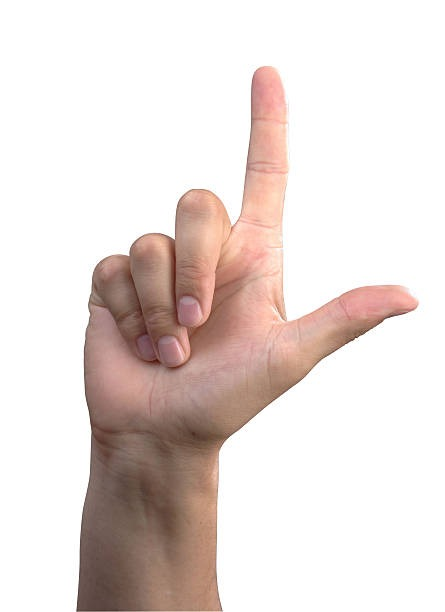
#> input picture classification/predictions/FIVE/test2.jpeg, 445 x 612 px
$ python -i classification.py   (imports and definitions only)
#> lines starting #> are read from the running program, lines starting #| are printed output that depends on the picture; after the words box and inside, x2 and y2 are one past the last pixel; in counts of white or black regions, pixels touching at a corner belong together
#> further down, picture is the input picture: shape (612, 445, 3); mean B, G, R 217, 220.7, 231.6
import cv2
import numpy as np

#   Function that takes an image and proceses it to binary format and turns into an array to be used for classifiaction
def process_img(img):
    img = cv2.resize(img, (100,100))
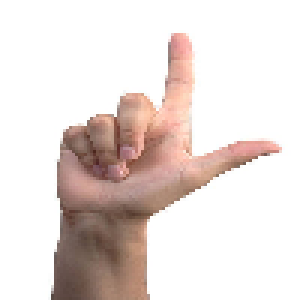
#> img: shape (100, 100, 3) (shown 3 times larger); mean of channels 0, 1, 2 216.9, 220.6, 231.5; drawn as B, G, R
    img = cv2.cvtColor(img, cv2.COLOR_BGR2GRAY)
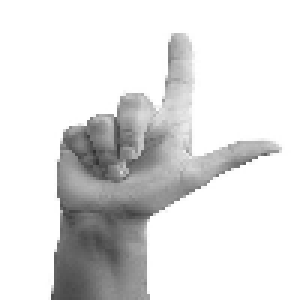
#> img: shape (100, 100) (shown 3 times larger); min 48, max 255, mean 223.4
    img = cv2.GaussianBlur(img, (7,7), 3)
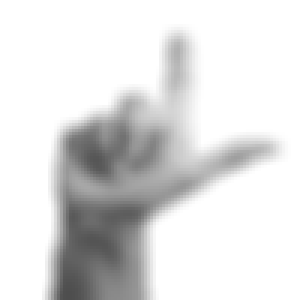
#> img: shape (100, 100) (shown 3 times larger); min 78, max 255, mean 223.4
    img = cv2.adaptiveThreshold(img, 255, cv2.ADAPTIVE_THRESH_GAUSSIAN_C, cv2.THRESH_BINARY_INV, 11, 2)
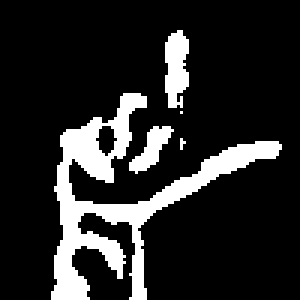
#> img: shape (100, 100) (shown 3 times larger); 15.7% white; 5 white regions (2 under 20 px), largest, box (x1, y1, x2, y2) and area: (17, 31, 94, 100) 1298, (55, 10, 63, 36) 160, (43, 42, 58, 58) 105
    ret, roi = cv2.threshold(img, 25, 255, cv2.THRESH_BINARY_INV + cv2.THRESH_OTSU)
#> ret = 0
    img = np.float32(roi)
    img = np.expand_dims(img, axis=0)
    img = np.expand_dims(img, axis=-1)

    return img

>>> import cv2
>>> picture = cv2.imread('../predictions/FIVE/test2.jpeg')
>>> result = process_img(picture)

$ run again, on classification/predictions/FIVE/test5.jpeg
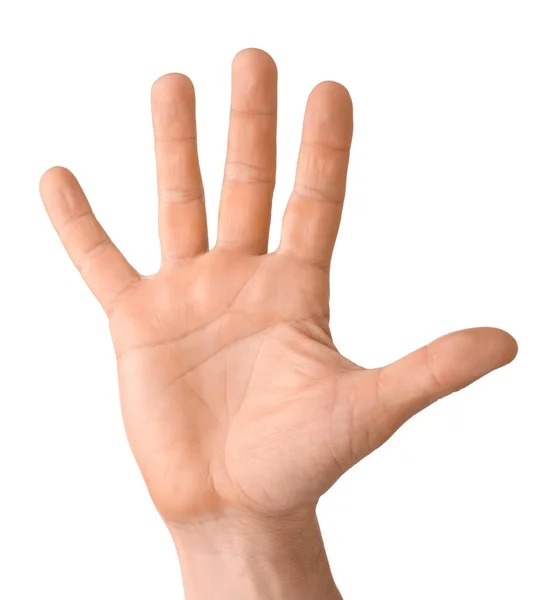
#> input picture classification/predictions/FIVE/test5.jpeg, 560 x 600 px
#> picture is the input picture: shape (600, 560, 3); mean B, G, R 216.7, 225.7, 245
#> in process_img, `img = cv2.GaussianBlur(img, (7,7), 3)`:
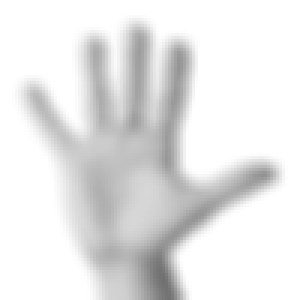
#> img: shape (100, 100) (shown 3 times larger); min 112, max 255, mean 230.5
#> in process_img, `img = cv2.adaptiveThreshold(img, 255, cv2.ADAPTIVE_THRESH_GAUSSIAN_C, ..`:
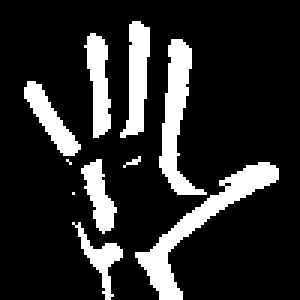
#> img: shape (100, 100) (shown 3 times larger); 16.8% white; 10 white regions (3 under 20 px), largest, box (x1, y1, x2, y2) and area: (45, 54, 93, 100) 453, (53, 13, 69, 65) 339, (40, 7, 50, 46) 229
#> ret = 0
